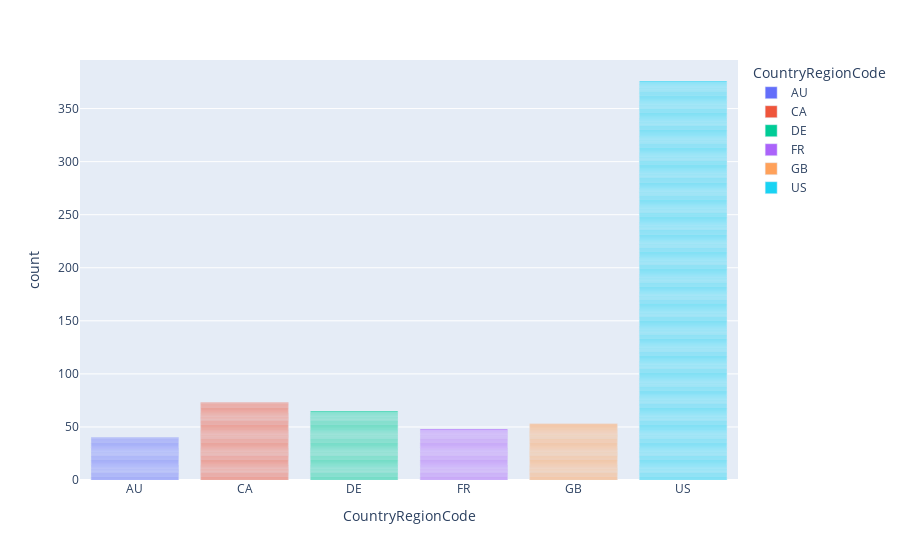

Notebook source saved alongside this figure:
### Code cell
px.bar(df, x="CountryRegionCode", color="CountryRegionCode")

### Figure 1 — Plotly figure (JSON) as saved in the notebook; plotly's stock layout.template omitted (floating-point values rounded to 4 significant figures; data arrays with more than 128 entries replaced by an {"elided": "..."} marker saying what was removed)
{"data": [{"alignmentgroup": "True", "hovertemplate": "CountryRegionCode=%{x}<br>count=%{y}<extra></extra>", "legendgroup": "AU", "marker": {"color": "#636efa", "pattern": {"shape": ""}}, "name": "AU", "offsetgroup": "AU", "orientation": "v", "showlegend": true, "textposition": "auto", "type": "bar", "x": ["AU", "AU", "AU", "AU", "AU", "AU", "AU", "AU", "AU", "AU", "AU", "AU", "AU", "AU", "AU", "AU", "AU", "AU", "AU", "AU", "AU", "AU", "AU", "AU", "AU", "AU", "AU", "AU", "AU", "AU", "AU", "AU", "AU", "AU", "AU", "AU", "AU", "AU", "AU", "AU"], "xaxis": "x", "y": [1, 1, 1, 1, 1, 1, 1, 1, 1, 1, 1, 1, 1, 1, 1, 1, 1, 1, 1, 1, 1, 1, 1, 1, 1, 1, 1, 1, 1, 1, 1, 1, 1, 1, 1, 1, 1, 1, 1, 1], "yaxis": "y"}, {"alignmentgroup": "True", "hovertemplate": "CountryRegionCode=%{x}<br>count=%{y}<extra></extra>", "legendgroup": "CA", "marker": {"color": "#EF553B", "pattern": {"shape": ""}}, "name": "CA", "offsetgroup": "CA", "orientation": "v", "showlegend": true, "textposition": "auto", "type": "bar", "x": ["CA", "CA", "CA", "CA", "CA", "CA", "CA", "CA", "CA", "CA", "CA", "CA", "CA", "CA", "CA", "CA", "CA", "CA", "CA", "CA", "CA", "CA", "CA", "CA", "CA", "CA", "CA", "CA", "CA", "CA", "CA", "CA", "CA", "CA", "CA", "CA", "CA", "CA", "CA", "CA", "CA", "CA", "CA", "CA", "CA", "CA", "CA", "CA", "CA", "CA", "CA", "CA", "CA", "CA", "CA", "CA", "CA", "CA", "CA", "CA", "CA", "CA", "CA", "CA", "CA", "CA", "CA", "CA", "CA", "CA", "CA", "CA", "CA"], "xaxis": "x", "y": [1, 1, 1, 1, 1, 1, 1, 1, 1, 1, 1, 1, 1, 1, 1, 1, 1, 1, 1, 1, 1, 1, 1, 1, 1, 1, 1, 1, 1, 1, 1, 1, 1, 1, 1, 1, 1, 1, 1, 1, 1, 1, 1, 1, 1, 1, 1, 1, 1, 1, 1, 1, 1, 1, 1, 1, 1, 1, 1, 1, 1, 1, 1, 1, 1, 1, 1, 1, 1, 1, 1, 1, 1], "yaxis": "y"}, {"alignmentgroup": "True", "hovertemplate": "CountryRegionCode=%{x}<br>count=%{y}<extra></extra>", "legendgroup": "DE", "marker": {"color": "#00cc96", "pattern": {"shape": ""}}, "name": "DE", "offsetgroup": "DE", "orientation": "v", "showlegend": true, "textposition": "auto", "type": "bar", "x": ["DE", "DE", "DE", "DE", "DE", "DE", "DE", "DE", "DE", "DE", "DE", "DE", "DE", "DE", "DE", "DE", "DE", "DE", "DE", "DE", "DE", "DE", "DE", "DE", "DE", "DE", "DE", "DE", "DE", "DE", "DE", "DE", "DE", "DE", "DE", "DE", "DE", "DE", "DE", "DE", "DE", "DE", "DE", "DE", "DE", "DE", "DE", "DE", "DE", "DE", "DE", "DE", "DE", "DE", "DE", "DE", "DE", "DE", "DE", "DE", "DE", "DE", "DE", "DE", "DE"], "xaxis": "x", "y": [1, 1, 1, 1, 1, 1, 1, 1, 1, 1, 1, 1, 1, 1, 1, 1, 1, 1, 1, 1, 1, 1, 1, 1, 1, 1, 1, 1, 1, 1, 1, 1, 1, 1, 1, 1, 1, 1, 1, 1, 1, 1, 1, 1, 1, 1, 1, 1, 1, 1, 1, 1, 1, 1, 1, 1, 1, 1, 1, 1, 1, 1, 1, 1, 1], "yaxis": "y"}, {"alignmentgroup": "True", "hovertemplate": "CountryRegionCode=%{x}<br>count=%{y}<extra></extra>", "legendgroup": "FR", "marker": {"color": "#ab63fa", "pattern": {"shape": ""}}, "name": "FR", "offsetgroup": "FR", "orientation": "v", "showlegend": true, "textposition": "auto", "type": "bar", "x": ["FR", "FR", "FR", "FR", "FR", "FR", "FR", "FR", "FR", "FR", "FR", "FR", "FR", "FR", "FR", "FR", "FR", "FR", "FR", "FR", "FR", "FR", "FR", "FR", "FR", "FR", "FR", "FR", "FR", "FR", "FR", "FR", "FR", "FR", "FR", "FR", "FR", "FR", "FR", "FR", "FR", "FR", "FR", "FR", "FR", "FR", "FR", "FR"], "xaxis": "x", "y": [1, 1, 1, 1, 1, 1, 1, 1, 1, 1, 1, 1, 1, 1, 1, 1, 1, 1, 1, 1, 1, 1, 1, 1, 1, 1, 1, 1, 1, 1, 1, 1, 1, 1, 1, 1, 1, 1, 1, 1, 1, 1, 1, 1, 1, 1, 1, 1], "yaxis": "y"}, {"alignmentgroup": "True", "hovertemplate": "CountryRegionCode=%{x}<br>count=%{y}<extra></extra>", "legendgroup": "GB", "marker": {"color": "#FFA15A", "pattern": {"shape": ""}}, "name": "GB", "offsetgroup": "GB", "orientation": "v", "showlegend": true, "textposition": "auto", "type": "bar", "x": ["GB", "GB", "GB", "GB", "GB", "GB", "GB", "GB", "GB", "GB", "GB", "GB", "GB", "GB", "GB", "GB", "GB", "GB", "GB", "GB", "GB", "GB", "GB", "GB", "GB", "GB", "GB", "GB", "GB", "GB", "GB", "GB", "GB", "GB", "GB", "GB", "GB", "GB", "GB", "GB", "GB", "GB", "GB", "GB", "GB", "GB", "GB", "GB", "GB", "GB", "GB", "GB", "GB"], "xaxis": "x", "y": [1, 1, 1, 1, 1, 1, 1, 1, 1, 1, 1, 1, 1, 1, 1, 1, 1, 1, 1, 1, 1, 1, 1, 1, 1, 1, 1, 1, 1, 1, 1, 1, 1, 1, 1, 1, 1, 1, 1, 1, 1, 1, 1, 1, 1, 1, 1, 1, 1, 1, 1, 1, 1], "yaxis": "y"}, {"alignmentgroup": "True", "hovertemplate": "CountryRegionCode=%{x}<br>count=%{y}<extra></extra>", "legendgroup": "US", "marker": {"color": "#19d3f3", "pattern": {"shape": ""}}, "name": "US", "offsetgroup": "US", "orientation": "v", "showlegend": true, "textposition": "auto", "type": "bar", "x": {"elided": "376 str values"}, "xaxis": "x", "y": {"elided": "376 int values"}, "yaxis": "y"}], "layout": {"barmode": "relative", "legend": {"title": {"text": "CountryRegionCode"}, "tracegroupgap": 0}, "margin": {"t": 60}, "xaxis": {"anchor": "y", "categoryarray": ["AU", "CA", "DE", "FR", "GB", "US"], "categoryorder": "array", "domain": [0, 1], "title": {"text": "CountryRegionCode"}}, "yaxis": {"anchor": "x", "domain": [0, 1], "title": {"text": "count"}}}}
